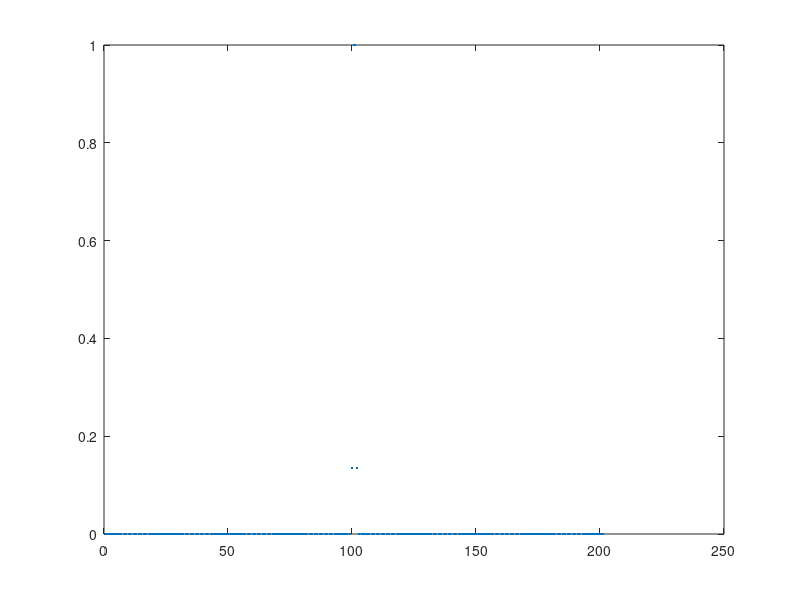
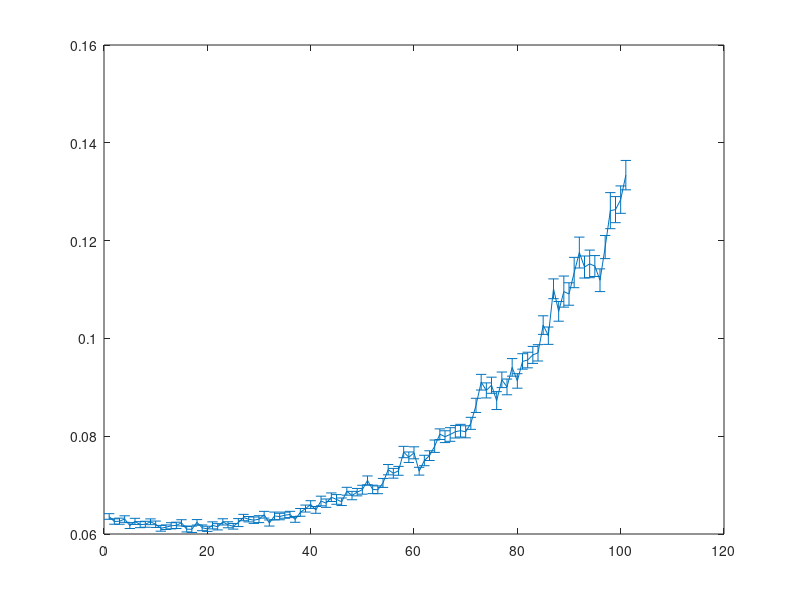

The MATLAB source for these figures, in order:
% demo for design optimization

n =1e2;
N = 64;
gridt = 0:1e-2:1;

mo = zeros(length(gridt),1);
so = zeros(length(gridt),1);
c = [eye(2);ones(1,2)];

kernel = exp(-0.5*(-10:.1:10).^2*4e2);
kenerl = kernel./sum(kernel);
figure,plot(kernel,'.')

for i=1:length(gridt)
    opt = zeros(N,1);
    for j=1:N
        X = [];
        X1 = randn(n,1)>gridt(i);
        X1 = conv(double(X1),kernel','same');
%         X1 = (X1-mean(X1))./std(X1);
        X2 = randn(n,1)>gridt(i);
        X2 = conv(double(X2),kernel','same');
%         X2 = (X2-mean(X2))./std(X2);
        X = [X1,X2,ones(n,1)];
        Cov = pinv(X'*X);
        opt(j) = trace(c'*Cov*c);
    end
    mo(i) = mean(opt);
    so(i) = std(opt)./sqrt(N);
end


figure,errorbar(mo,so)


